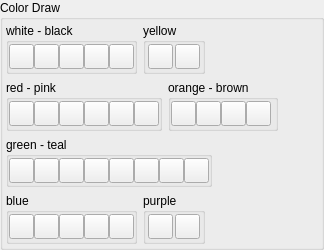
               <widget class="QGroupBox" name="groupBox_2">
                <property name="minimumSize">
                 <size>
                  <width>0</width>
                  <height>250</height>
                 </size>
                </property>
                <property name="maximumSize">
                 <size>
                  <width>16777215</width>
                  <height>250</height>
                 </size>
                </property>
                <property name="title">
                 <string>Color Draw </string>
                </property>
                <layout class="QVBoxLayout" name="verticalLayout_14">
                 <property name="leftMargin">
                  <number>3</number>
                 </property>
                 <property name="topMargin">
                  <number>3</number>
                 </property>
                 <property name="rightMargin">
                  <number>3</number>
                 </property>
                 <property name="bottomMargin">
                  <number>3</number>
                 </property>
                 <item>
                  <layout class="QHBoxLayout" name="color1_H">
                   <item>
                    <widget class="QGroupBox" name="whiteBlack_Gb">
                     <property name="title">
                      <string>white - black</string>
                     </property>
                     <layout class="QHBoxLayout" name="horizontalLayout_10">
                      <property name="spacing">
                       <number>0</number>
                      </property>
                      <property name="leftMargin">
                       <number>0</number>
                      </property>
                      <property name="topMargin">
                       <number>0</number>
                      </property>
                      <property name="rightMargin">
                       <number>0</number>
                      </property>
                      <property name="bottomMargin">
                       <number>0</number>
                      </property>
                      <item>
                       <widget class="QPushButton" name="whiteColor_Btn">
                        <property name="minimumSize">
                         <size>
                          <width>25</width>
                          <height>25</height>
                         </size>
                        </property>
                        <property name="maximumSize">
                         <size>
                          <width>25</width>
                          <height>25</height>
                         </size>
                        </property>
                        <property name="text">
                         <string/>
                        </property>
                       </widget>
                      </item>
                      <item>
                       <widget class="QPushButton" name="silverColor_Btn">
                        <property name="minimumSize">
                         <size>
                          <width>25</width>
                          <height>25</height>
                         </size>
                        </property>
                        <property name="maximumSize">
                         <size>
                          <width>25</width>
                          <height>25</height>
                         </size>
                        </property>
                        <property name="text">
                         <string/>
                        </property>
                       </widget>
                      </item>
                      <item>
                       <widget class="QPushButton" name="grayColor_Btn">
                        <property name="minimumSize">
                         <size>
                          <width>25</width>
                          <height>25</height>
                         </size>
                        </property>
                        <property name="maximumSize">
                         <size>
                          <width>25</width>
                          <height>25</height>
                         </size>
                        </property>
                        <property name="text">
                         <string/>
                        </property>
                       </widget>
                      </item>
                      <item>
                       <widget class="QPushButton" name="boulderColor_Btn">
                        <property name="minimumSize">
                         <size>
                          <width>25</width>
                          <height>25</height>
                         </size>
                        </property>
                        <property name="maximumSize">
                         <size>
                          <width>25</width>
                          <height>25</height>
                         </size>
                        </property>
                        <property name="text">
                         <string/>
                        </property>
                       </widget>
                      </item>
                      <item>
                       <widget class="QPushButton" name="blackColor_Btn">
                        <property name="minimumSize">
                         <size>
                          <width>25</width>
                          <height>25</height>
                         </size>
                        </property>
                        <property name="maximumSize">
                         <size>
                          <width>25</width>
                          <height>25</height>
                         </size>
                        </property>
                        <property name="text">
                         <string/>
                        </property>
                       </widget>
                      </item>
                     </layout>
                    </widget>
                   </item>
                   <item>
                    <widget class="QGroupBox" name="yellow_Gb">
                     <property name="title">
                      <string>yellow</string>
                     </property>
                     <layout class="QHBoxLayout" name="horizontalLayout_13">
                      <property name="spacing">
                       <number>0</number>
                      </property>
                      <property name="leftMargin">
                       <number>0</number>
                      </property>
                      <property name="topMargin">
                       <number>0</number>
                      </property>
                      <property name="rightMargin">
                       <number>0</number>
                      </property>
                      <property name="bottomMargin">
                       <number>0</number>
                      </property>
                      <item>
                       <widget class="QPushButton" name="yellowColor_Btn">
                        <property name="minimumSize">
                         <size>
                          <width>25</width>
                          <height>25</height>
                         </size>
                        </property>
                        <property name="maximumSize">
                         <size>
                          <width>25</width>
                          <height>25</height>
                         </size>
                        </property>
                        <property name="text">
                         <string/>
                        </property>
                       </widget>
                      </item>
                      <item>
                       <widget class="QPushButton" name="laserLemonColor_Btn">
                        <property name="minimumSize">
                         <size>
                          <width>25</width>
                          <height>25</height>
                         </size>
                        </property>
                        <property name="maximumSize">
                         <size>
                          <width>25</width>
                          <height>25</height>
                         </size>
                        </property>
                        <property name="text">
                         <string/>
                        </property>
                       </widget>
                      </item>
                     </layout>
                    </widget>
                   </item>
                   <item>
                    <spacer name="horizontalSpacer_6">
                     <property name="orientation">
                      <enum>Qt::Orientation::Horizontal</enum>
                     </property>
                     <property name="sizeHint" stdset="0">
                      <size>
                       <width>40</width>
                       <height>20</height>
                      </size>
                     </property>
                    </spacer>
                   </item>
                  </layout>
                 </item>
                 <item>
                  <layout class="QHBoxLayout" name="color2_H">
                   <item>
                    <widget class="QGroupBox" name="redPink_Gb">
                     <property name="title">
                      <string>red - pink</string>
                     </property>
                     <layout class="QHBoxLayout" name="horizontalLayout_11">
                      <property name="spacing">
                       <number>0</number>
                      </property>
                      <property name="leftMargin">
                       <number>0</number>
                      </property>
                      <property name="topMargin">
                       <number>0</number>
                      </property>
                      <property name="rightMargin">
                       <number>0</number>
                      </property>
                      <property name="bottomMargin">
                       <number>0</number>
                      </property>
                      <item>
                       <widget class="QPushButton" name="redColor_Btn">
                        <property name="minimumSize">
                         <size>
                          <width>25</width>
                          <height>25</height>
                         </size>
                        </property>
                        <property name="maximumSize">
                         <size>
                          <width>25</width>
                          <height>25</height>
                         </size>
                        </property>
                        <property name="text">
                         <string/>
                        </property>
                       </widget>
                      </item>
                      <item>
                       <widget class="QPushButton" name="monzaColor_Btn">
                        <property name="minimumSize">
                         <size>
                          <width>25</width>
                          <height>25</height>
                         </size>
                        </property>
                        <property name="maximumSize">
                         <size>
                          <width>25</width>
                          <height>25</height>
                         </size>
                        </property>
                        <property name="text">
                         <string/>
                        </property>
                       </widget>
                      </item>
                      <item>
                       <widget class="QPushButton" name="totemPoleColor_Btn">
                        <property name="minimumSize">
                         <size>
                          <width>25</width>
                          <height>25</height>
                         </size>
                        </property>
                        <property name="maximumSize">
                         <size>
                          <width>25</width>
                          <height>25</height>
                         </size>
                        </property>
                        <property name="text">
                         <string/>
                        </property>
                       </widget>
                      </item>
                      <item>
                       <widget class="QPushButton" name="sundownColor_Btn">
                        <property name="minimumSize">
                         <size>
                          <width>25</width>
                          <height>25</height>
                         </size>
                        </property>
                        <property name="maximumSize">
                         <size>
                          <width>25</width>
                          <height>25</height>
                         </size>
                        </property>
                        <property name="text">
                         <string/>
                        </property>
                       </widget>
                      </item>
                      <item>
                       <widget class="QPushButton" name="purplePizzazzColor_Btn">
                        <property name="minimumSize">
                         <size>
                          <width>25</width>
                          <height>25</height>
                         </size>
                        </property>
                        <property name="maximumSize">
                         <size>
                          <width>25</width>
                          <height>25</height>
                         </size>
                        </property>
                        <property name="text">
                         <string/>
                        </property>
                       </widget>
                      </item>
                      <item>
                       <widget class="QPushButton" name="royalHeathColor_Btn">
                        <property name="minimumSize">
                         <size>
                          <width>25</width>
                          <height>25</height>
                         </size>
                        </property>
                        <property name="maximumSize">
                         <size>
                          <width>25</width>
                          <height>25</height>
                         </size>
                        </property>
                        <property name="text">
                         <string/>
                        </property>
                       </widget>
                      </item>
                     </layout>
                    </widget>
                   </item>
                   <item>
                    <widget class="QGroupBox" name="orangeBrown_Gb">
                     <property name="title">
                      <string>orange - brown</string>
                     </property>
                     <layout class="QHBoxLayout" name="horizontalLayout_12">
                      <property name="spacing">
                       <number>0</number>
                      </property>
                      <property name="leftMargin">
                       <number>0</number>
                      </property>
                      <property name="topMargin">
                       <number>0</number>
                      </property>
                      <property name="rightMargin">
                       <number>0</number>
                      </property>
                      <property name="bottomMargin">
                       <number>0</number>
                      </property>
                      <item>
                       <widget class="QPushButton" name="harvestGoldColor_Btn">
                        <property name="minimumSize">
                         <size>
                          <width>25</width>
                          <height>25</height>
                         </size>
                        </property>
                        <property name="maximumSize">
                         <size>
                          <width>25</width>
                          <height>25</height>
                         </size>
                        </property>
                        <property name="text">
                         <string/>
                        </property>
                       </widget>
                      </item>
                      <item>
                       <widget class="QPushButton" name="copperColor_Btn">
                        <property name="minimumSize">
                         <size>
                          <width>25</width>
                          <height>25</height>
                         </size>
                        </property>
                        <property name="maximumSize">
                         <size>
                          <width>25</width>
                          <height>25</height>
                         </size>
                        </property>
                        <property name="text">
                         <string/>
                        </property>
                       </widget>
                      </item>
                      <item>
                       <widget class="QPushButton" name="muleFawnColor_Btn">
                        <property name="minimumSize">
                         <size>
                          <width>25</width>
                          <height>25</height>
                         </size>
                        </property>
                        <property name="maximumSize">
                         <size>
                          <width>25</width>
                          <height>25</height>
                         </size>
                        </property>
                        <property name="text">
                         <string/>
                        </property>
                       </widget>
                      </item>
                      <item>
                       <widget class="QPushButton" name="jonColor_Btn">
                        <property name="minimumSize">
                         <size>
                          <width>25</width>
                          <height>25</height>
                         </size>
                        </property>
                        <property name="maximumSize">
                         <size>
                          <width>25</width>
                          <height>25</height>
                         </size>
                        </property>
                        <property name="text">
                         <string/>
                        </property>
                       </widget>
                      </item>
                     </layout>
                    </widget>
                   </item>
                   <item>
                    <spacer name="horizontalSpacer_3">
                     <property name="orientation">
                      <enum>Qt::Orientation::Horizontal</enum>
                     </property>
                     <property name="sizeHint" stdset="0">
                      <size>
                       <width>40</width>
                       <height>20</height>
                      </size>
                     </property>
                    </spacer>
                   </item>
                  </layout>
                 </item>
                 <item>
                  <layout class="QHBoxLayout" name="color3_H">
                   <item>
                    <widget class="QGroupBox" name="greenTeal_Gb">
                     <property name="title">
                      <string>green - teal</string>
                     </property>
                     <layout class="QHBoxLayout" name="horizontalLayout_16">
                      <property name="spacing">
                       <number>0</number>
                      </property>
                      <property name="leftMargin">
                       <number>0</number>
                      </property>
                      <property name="topMargin">
                       <number>0</number>
                      </property>
                      <property name="rightMargin">
                       <number>0</number>
                      </property>
                      <property name="bottomMargin">
                       <number>0</number>
                      </property>
                      <item>
                       <widget class="QPushButton" name="greenColor_Btn">
                        <property name="minimumSize">
                         <size>
                          <width>25</width>
                          <height>25</height>
                         </size>
                        </property>
                        <property name="maximumSize">
                         <size>
                          <width>25</width>
                          <height>25</height>
                         </size>
                        </property>
                        <property name="text">
                         <string/>
                        </property>
                       </widget>
                      </item>
                      <item>
                       <widget class="QPushButton" name="screaminGreenColor_Btn">
                        <property name="minimumSize">
                         <size>
                          <width>25</width>
                          <height>25</height>
                         </size>
                        </property>
                        <property name="maximumSize">
                         <size>
                          <width>25</width>
                          <height>25</height>
                         </size>
                        </property>
                        <property name="text">
                         <string/>
                        </property>
                       </widget>
                      </item>
                      <item>
                       <widget class="QPushButton" name="greenHazeColor_Btn">
                        <property name="minimumSize">
                         <size>
                          <width>25</width>
                          <height>25</height>
                         </size>
                        </property>
                        <property name="maximumSize">
                         <size>
                          <width>25</width>
                          <height>25</height>
                         </size>
                        </property>
                        <property name="text">
                         <string/>
                        </property>
                       </widget>
                      </item>
                      <item>
                       <widget class="QPushButton" name="seaGreenColor_Btn">
                        <property name="minimumSize">
                         <size>
                          <width>25</width>
                          <height>25</height>
                         </size>
                        </property>
                        <property name="maximumSize">
                         <size>
                          <width>25</width>
                          <height>25</height>
                         </size>
                        </property>
                        <property name="text">
                         <string/>
                        </property>
                       </widget>
                      </item>
                      <item>
                       <widget class="QPushButton" name="sushiColor_Btn">
                        <property name="minimumSize">
                         <size>
                          <width>25</width>
                          <height>25</height>
                         </size>
                        </property>
                        <property name="maximumSize">
                         <size>
                          <width>25</width>
                          <height>25</height>
                         </size>
                        </property>
                        <property name="text">
                         <string/>
                        </property>
                       </widget>
                      </item>
                      <item>
                       <widget class="QPushButton" name="yellowGreenColor_Btn">
                        <property name="minimumSize">
                         <size>
                          <width>25</width>
                          <height>25</height>
                         </size>
                        </property>
                        <property name="maximumSize">
                         <size>
                          <width>25</width>
                          <height>25</height>
                         </size>
                        </property>
                        <property name="text">
                         <string/>
                        </property>
                       </widget>
                      </item>
                      <item>
                       <widget class="QPushButton" name="keppelColor_Btn">
                        <property name="minimumSize">
                         <size>
                          <width>25</width>
                          <height>25</height>
                         </size>
                        </property>
                        <property name="maximumSize">
                         <size>
                          <width>25</width>
                          <height>25</height>
                         </size>
                        </property>
                        <property name="text">
                         <string/>
                        </property>
                       </widget>
                      </item>
                      <item>
                       <widget class="QPushButton" name="crusoeColor_Btn">
                        <property name="minimumSize">
                         <size>
                          <width>25</width>
                          <height>25</height>
                         </size>
                        </property>
                        <property name="maximumSize">
                         <size>
                          <width>25</width>
                          <height>25</height>
                         </size>
                        </property>
                        <property name="text">
                         <string/>
                        </property>
                       </widget>
                      </item>
                     </layout>
                    </widget>
                   </item>
                   <item>
                    <spacer name="horizontalSpacer_5">
                     <property name="orientation">
                      <enum>Qt::Orientation::Horizontal</enum>
                     </property>
                     <property name="sizeHint" stdset="0">
                      <size>
                       <width>40</width>
                       <height>20</height>
                      </size>
                     </property>
                    </spacer>
                   </item>
                  </layout>
                 </item>
                 <item>
                  <layout class="QHBoxLayout" name="color4_H">
                   <item>
                    <widget class="QGroupBox" name="blue_Gb">
                     <property name="title">
                      <string>blue</string>
                     </property>
                     <layout class="QHBoxLayout" name="horizontalLayout_14">
                      <property name="spacing">
                       <number>0</number>
                      </property>
                      <property name="leftMargin">
                       <number>0</number>
                      </property>
                      <property name="topMargin">
                       <number>0</number>
                      </property>
                      <property name="rightMargin">
                       <number>0</number>
                      </property>
                      <property name="bottomMargin">
                       <number>0</number>
                      </property>
                      <item>
                       <widget class="QPushButton" name="skyColor_Btn">
                        <property name="minimumSize">
                         <size>
                          <width>25</width>
                          <height>25</height>
                         </size>
                        </property>
                        <property name="maximumSize">
                         <size>
                          <width>25</width>
                          <height>25</height>
                         </size>
                        </property>
                        <property name="text">
                         <string/>
                        </property>
                       </widget>
                      </item>
                      <item>
                       <widget class="QPushButton" name="azureColor_Btn">
                        <property name="minimumSize">
                         <size>
                          <width>25</width>
                          <height>25</height>
                         </size>
                        </property>
                        <property name="maximumSize">
                         <size>
                          <width>25</width>
                          <height>25</height>
                         </size>
                        </property>
                        <property name="text">
                         <string/>
                        </property>
                       </widget>
                      </item>
                      <item>
                       <widget class="QPushButton" name="blueColor_Btn">
                        <property name="minimumSize">
                         <size>
                          <width>25</width>
                          <height>25</height>
                         </size>
                        </property>
                        <property name="maximumSize">
                         <size>
                          <width>25</width>
                          <height>25</height>
                         </size>
                        </property>
                        <property name="text">
                         <string/>
                        </property>
                       </widget>
                      </item>
                      <item>
                       <widget class="QPushButton" name="smaltColor_Btn">
                        <property name="minimumSize">
                         <size>
                          <width>25</width>
                          <height>25</height>
                         </size>
                        </property>
                        <property name="maximumSize">
                         <size>
                          <width>25</width>
                          <height>25</height>
                         </size>
                        </property>
                        <property name="text">
                         <string/>
                        </property>
                       </widget>
                      </item>
                      <item>
                       <widget class="QPushButton" name="stratosColor_Btn">
                        <property name="minimumSize">
                         <size>
                          <width>25</width>
                          <height>25</height>
                         </size>
                        </property>
                        <property name="maximumSize">
                         <size>
                          <width>25</width>
                          <height>25</height>
                         </size>
                        </property>
                        <property name="text">
                         <string/>
                        </property>
                       </widget>
                      </item>
                     </layout>
                    </widget>
                   </item>
                   <item>
                    <widget class="QGroupBox" name="purple_Gb">
                     <property name="title">
                      <string>purple</string>
                     </property>
                     <layout class="QHBoxLayout" name="horizontalLayout_15">
                      <property name="spacing">
                       <number>0</number>
                      </property>
                      <property name="leftMargin">
                       <number>0</number>
                      </property>
                      <property name="topMargin">
                       <number>0</number>
                      </property>
                      <property name="rightMargin">
                       <number>0</number>
                      </property>
                      <property name="bottomMargin">
                       <number>0</number>
                      </property>
                      <item>
                       <widget class="QPushButton" name="royalPurpleColor_Btn">
                        <property name="minimumSize">
                         <size>
                          <width>25</width>
                          <height>25</height>
                         </size>
                        </property>
                        <property name="maximumSize">
                         <size>
                          <width>25</width>
                          <height>25</height>
                         </size>
                        </property>
                        <property name="text">
                         <string/>
                        </property>
                       </widget>
                      </item>
                      <item>
                       <widget class="QPushButton" name="tolopeaColor_Btn">
                        <property name="minimumSize">
                         <size>
                          <width>25</width>
                          <height>25</height>
                         </size>
                        </property>
                        <property name="maximumSize">
                         <size>
                          <width>25</width>
                          <height>25</height>
                         </size>
                        </property>
                        <property name="text">
                         <string/>
                        </property>
                       </widget>
                      </item>
                     </layout>
                    </widget>
                   </item>
                   <item>
                    <spacer name="horizontalSpacer_4">
                     <property name="orientation">
                      <enum>Qt::Orientation::Horizontal</enum>
                     </property>
                     <property name="sizeHint" stdset="0">
                      <size>
                       <width>40</width>
                       <height>20</height>
                      </size>
                     </property>
                    </spacer>
                   </item>
                  </layout>
                 </item>
                </layout>
               </widget>
